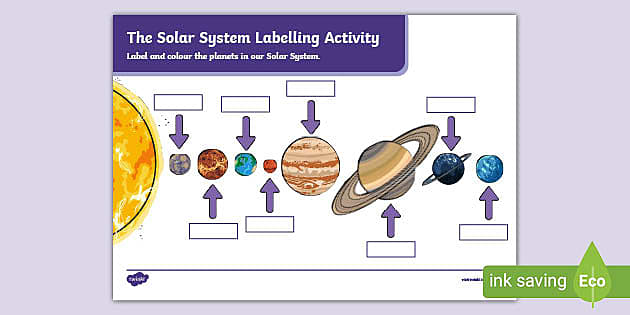
#> input picture ss.jpg, 630 x 315 px
$ python ss.py
#> lines starting #> are read from the running program, lines starting #| are printed output that depends on the picture; after the words box and inside, x2 and y2 are one past the last pixel; in counts of white or black regions, pixels touching at a corner belong together
import cv2
import numpy
img = cv2.imread("ss.jpg")
#> img is the input picture: shape (315, 630, 3); mean B, G, R 212, 206, 211.5

cv2.putText(img,
            "sun",
            (110,190),
            cv2.FONT_HERSHEY_COMPLEX,
            0.5,
            (0,0,180)


           )
#> img: shape (315, 630, 3); 0.05% of pixels changed, all inside (x1, y1, x2, y2) = (112, 183, 141, 191)
cv2.putText(img,
            "mercury",
            (150,90),
            cv2.FONT_HERSHEY_COMPLEX,
            0.5,
            (0,0,0)


           )
cv2.putText(img,
            "venus",
            (200,250),
            cv2.FONT_HERSHEY_COMPLEX,
            0.5,
            (0,0,0)


           )
cv2.putText(img,
            "earth",
            (230,90),
            cv2.FONT_HERSHEY_COMPLEX,
            0.5,
            (0,0,0)


           )
cv2.putText(img,
            "mars",
            (255,230),
            cv2.FONT_HERSHEY_COMPLEX,
            0.5,
            (0,0,0)


           )
cv2.putText(img,
            "jupiter",
            (330,90),
            cv2.FONT_HERSHEY_COMPLEX,
            0.5,
            (0,0,0)


           )
cv2.putText(img,
            "saturn",
            (370,250),
            cv2.FONT_HERSHEY_COMPLEX,
            0.5,
            (0,0,0)


           )
cv2.putText(img,
            "uranus",
            (430,90),
            cv2.FONT_HERSHEY_COMPLEX,
            0.5,
            (0,0,0)


           )
cv2.putText(img,
            "neptune",
            (470,250),
            cv2.FONT_HERSHEY_COMPLEX,
            0.5,
            (0,0,0)


           )
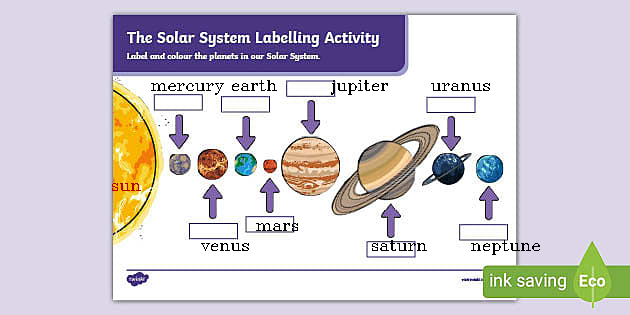
#> img: shape (315, 630, 3); mean B, G, R 210.3, 204.2, 209.8
cv2.imshow("output",img)
cv2.waitKey(0)
